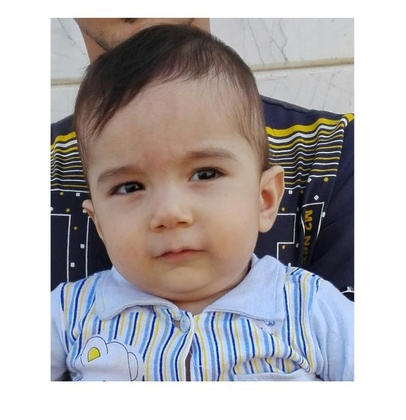
%> input picture excersiecs/hadiadokh/3/input.jpg, 406 x 420 px, shrunk from 684 x 707 before the run, given in place of saat.png, which was not available
$ octave t13.m   (GNU Octave 9; MATLAB toolbox functions it lacks are replaced by stand-ins)
%> lines starting %> are read from the running program, lines starting %| are printed output that depends on the picture; pictures that were not available may be replaced by others from this repository, and a replacement may not be noted
clc;
clear;
close all;

image = imread('saat.png');
%> image is the input picture: size 420x406x3 uint8; mean R, G, B 177.9, 173.5, 175.2
im= rgb2gray(image);
[x, y] = size(im);
%> x = 420; y = 406


for i=1:x
    for j=1:y
       im(i,j) = 255 - im(i,j);
    end
end
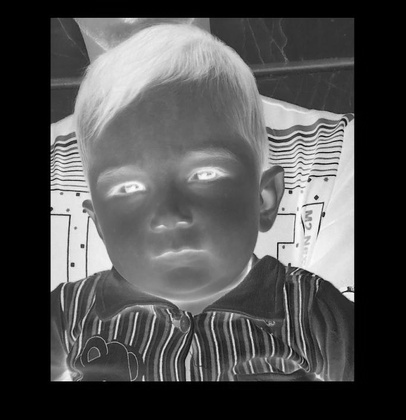
%> im: size 420x406 uint8; min 0, max 253, mean 80


img_with_noise1= imnoise(im, 'salt & pepper', 0.05);
img_with_noise2 = imnoise(im, 'salt & pepper',0.1);
img_with_noise3 = imnoise(im, 'salt & pepper', .2);
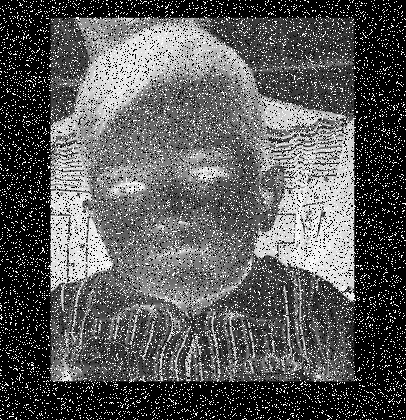
%> img_with_noise3: size 420x406 uint8; min 0, max 255, mean 89.5
img_with_noise4 = imnoise(im, 'salt & pepper', .3);
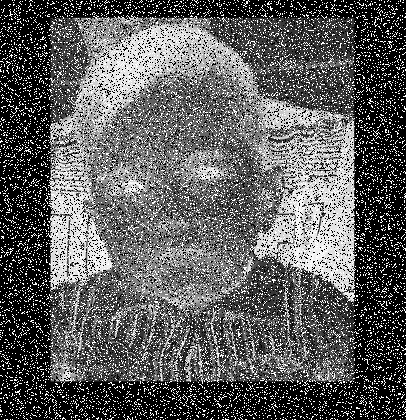
%> img_with_noise4: size 420x406 uint8; min 0, max 255, mean 94.6
img_with_noise5 = imnoise(im, 'salt & pepper', .4);
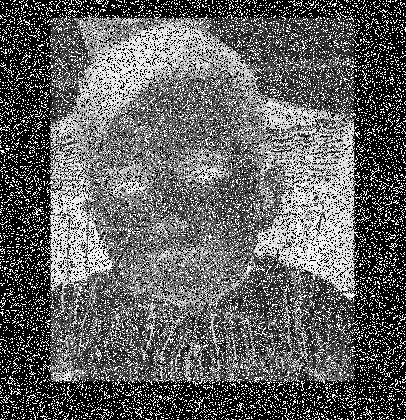
%> img_with_noise5: size 420x406 uint8; min 0, max 255, mean 98.4
img_with_noise6 = imnoise(im, 'salt & pepper', .6);
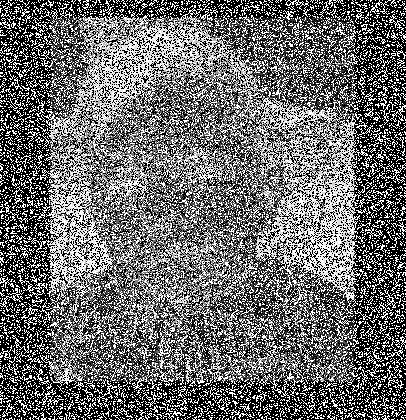
%> img_with_noise6: size 420x406 uint8; min 0, max 255, mean 108.4
img_with_noise7 = imnoise(im, 'salt & pepper', .7);
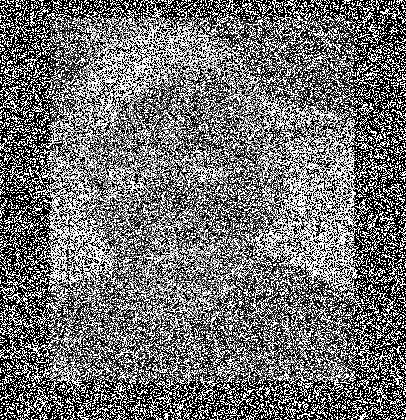
%> img_with_noise7: size 420x406 uint8; min 0, max 255, mean 113.5
img_with_noise8 = imnoise(im, 'salt & pepper', .9);
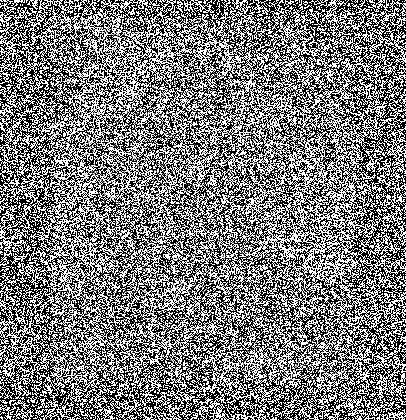
%> img_with_noise8: size 420x406 uint8; min 0, max 255, mean 122.7


mean_noise1 = round(mean(mean(img_with_noise1)));
%> mean_noise1 = 83
mean_noise2 = round(mean(mean(img_with_noise2)));
%> mean_noise2 = 85
mean_noise3 = round(mean(mean(img_with_noise3)));
%> mean_noise3 = 90
mean_noise4 = round(mean(mean(img_with_noise4)));
%> mean_noise4 = 95
mean_noise5 = round(mean(mean(img_with_noise5)));
%> mean_noise5 = 98
mean_noise6 = round(mean(mean(img_with_noise6)));
%> mean_noise6 = 108
mean_noise7 = round(mean(mean(img_with_noise7)));
%> mean_noise7 = 114
mean_noise8 = round(mean(mean(img_with_noise8)));
%> mean_noise8 = 123


display(mean_noise1);
%| mean_noise1 = 83
display(mean_noise2);
%| mean_noise2 = 85
display(mean_noise3);
%| mean_noise3 = 90
display(mean_noise4);
%| mean_noise4 = 95
display(mean_noise5);
%| mean_noise5 = 98
display(mean_noise6);
%| mean_noise6 = 108
display(mean_noise7);
%| mean_noise7 = 114
display(mean_noise8);
%| mean_noise8 = 123


 subplot(2,4,1);
 imshow(img_with_noise1);title('noise=0.05','Color','m');

 subplot(2,4,2);
 imshow(img_with_noise2);title('noise=0.1','Color','m');

 subplot(2,4,3);
 imshow(img_with_noise3);title('noise=0.2','Color','m');

 subplot(2,4,4);
 imshow(img_with_noise4);title('noise=0.3','Color','m');


 subplot(2,4,5);
 imshow(img_with_noise5);title('noise=0.4','Color','m');

 subplot(2,4,6);
 imshow(img_with_noise6);title('noise=0.6','Color','m');


 subplot(2,4,7);
 imshow(img_with_noise7);title('noise=0.7','Color','m');

 subplot(2,4,8);
 imshow(img_with_noise8);title('noise=0.9','Color','m');


 suptitle('Salt & Pepper ');

%
%
 %*************** Table   ************


Average ={mean_noise1; mean_noise2; mean_noise3; mean_noise4; mean_noise5; mean_noise6 ; mean_noise7;  mean_noise8 };
%> Average = {83, 85, 90, 95, 98, 108, 114, 123}
Image = {'noise=0.05';'noise=0.1';'noise=0.2';'noise=0.3' ;'noise=0.4';'noise=0.6';'noise=0.7';'noise=0.9'};
handles.T=table(Image ,Average);
%> handles.T = 8 items
display(handles.T);
%> handles.T = 8 items
